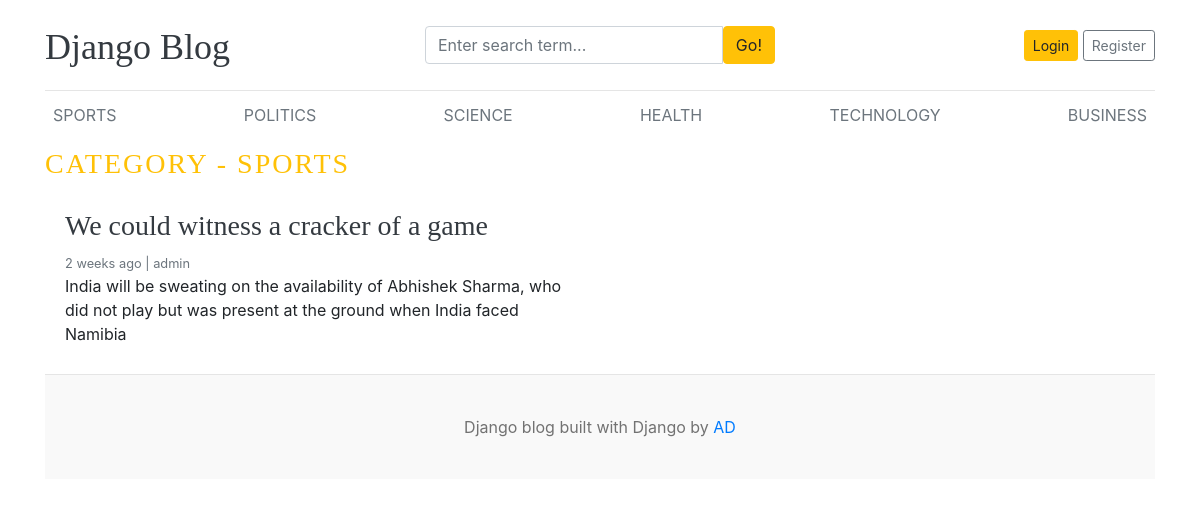
Page /category/1/ on the committed database.
### blogs/models.py (models this page shows, shortened)
class Category(models.Model):
    category_name=models.CharField(max_length=50,unique=True)
    created_at=models.DateTimeField(auto_now_add=True)
    updated_at=models.DateTimeField(auto_now=True)
    class Meta:
        verbose_name_plural='categories'
    def __str__(self):
        return self.category_name

class Blog(models.Model):
    title=models.CharField(max_length=100)
    slug=models.SlugField(max_length=150,unique=True,blank=True)
    category=models.ForeignKey(Category,on_delete=models.CASCADE)
    author=models.ForeignKey(User,on_delete=models.CASCADE)
    featured_image=models.ImageField(upload_to='uploads/%Y/%m/%d')
    short_description=models.TextField(max_length=500)
    blog_body=models.TextField(max_length=2000)
    status=models.CharField(max_length=20,choices=STATUS_CHOICES,default="Draft")
    is_featured=models.BooleanField(default=False)
    created_at=models.DateTimeField(auto_now_add=True)
    updated_at=models.DateTimeField(auto_now=True)

### blogs/views.py (the view)
# urls.py: path('<int:category_id>/',views.posts_by_category,name="posts_by_category")
def posts_by_category(request,category_id):
    posts=Blog.objects.filter(status='Published',category=category_id)
    category=get_object_or_404(Category,pk=category_id)
    context={
        'posts':posts,
        'category':category,
    }
    return render(request,'posts_by_category.html',context)

### blogs/context_processors.py (called while the page is built)
def get_categories(request):
    categories=Category.objects.all()
    return dict(categories=categories)

def get_social_links(request):
    social_links=SocialLink.objects.all()
    return dict(social_links=social_links)

### templates/posts_by_category.html
{% extends 'base.html' %}
  {% block content %}
  <h3 class =" text-uppercase text-warning" style="letter-spacing: 2px;">category - {{ category }}</h3>
  <div class="row mb-2">
    {% if posts %}
      {% for post in posts %}
    <div class="col-md-6">
      <div class="card border-0" >
        <div class="card-body">
          <h3><a href ="{% url 'blogs' post.slug %}" class="text-dark">{{post.title}}</a></h3>
          <small class="mb-1 text-muted">{{post.created_at | timesince}} ago | {{post.author}}</small>
          <p class="card-text">{{post.short_description | truncatewords:25 }}</p>
        </div>
      </div>
    </div>
    {% endfor %}
    {% else %}
    <p>No posts found</p>
    {% endif %}
  </div>
{% endblock %}

### templates/base.html (shortened to what this page needs)
{% load static %}
<!DOCTYPE html>
<html lang="en">
<head>
    <link href="https://getbootstrap.com/docs/4.0/dist/css/bootstrap.min.css" rel="stylesheet">
    <link href="{% static 'css/blog.css' %}" rel="stylesheet">
  </head>
<body>
    <div class="container">
      <header class="blog-header py-3">
        <div class="row flex-nowrap justify-content-between align-items-center">
          <div class="col-4 pt-1">
            <a class="blog-header-logo text-dark" href="/">Django Blog</a>
          </div>
          <div class="col-4 ">
          <form action="{% url 'search' %}" method="GET" >
            <div class="input-group">
                        <input class="form-control" type="text" name="keyword" value="{{ keyword }}" placeholder="Enter search term..." aria-label="Enter search term..." aria-describedby="button-search" />
                        <button type="submit" class="btn btn-warning" id="button-search" type="button">Go!</button>
                    </div>
          </form>
          </div>
          <div class="col-4 d-flex justify-content-end align-items-center">
            {% if not user.is_authenticated  %}
            <a class="btn btn-sm btn-warning" href="{% url 'login' %}">Login</a> &nbsp;
            <a class="btn btn-sm btn-outline-secondary" href="{% url 'register' %}">Register</a>
            {% else %}
            <span><a href='{% url 'dashboard' %}'>Dashboard</a></span>
            &emsp;
            <span><a href="{% url 'logout' %}">Logout</a></span>
            {% endif %}
          </div>
        </div>
      </header>
      <div class="nav-scroller py-1 mb-2">
        <nav class="nav d-flex justify-content-between">
          {% for cat in categories %}
          <a class="p-2 text-muted" href="{% url 'posts_by_category' cat.id %}">{{cat.category_name}}</a>
          {% endfor %}
        </nav>
      </div>
{% block content %}
{% endblock %}
 <footer class="blog-footer">
  <p>Django blog built with Django by <a href="#">AD</a></p>
</footer>
</body>
</html>

### blog/static/css/blog.css (style rules this page uses)
.blog-header { border-bottom: 1px solid #e5e5e5; }
.blog-header-logo { font-family: "Playfair Display", Georgia, "Times New Roman", serif; font-size: 2.25rem; }
h1, h2, h3, h4, h5, h6 { font-family: "Playfair Display", Georgia, "Times New Roman", serif; }
.blog-footer { padding: 2.5rem 0; color: #727272; text-align: center; background-color: #f9f9f9; border-top: .05rem solid #e5e5e5; }
.blog-footer p:last-child { margin-bottom: 0; }

### rows in the picture
Category: category_name "SPORTS"
Category: category_name "POLITICS"
Category: category_name "SCIENCE"
Category: category_name "HEALTH"
Category: category_name "TECHNOLOGY"
Category: category_name "BUSINESS"
Blog: title "We could witness a cracker of a game", created_at "2 weeks", author "admin", short_description "India will be sweating on the availability of Abhishek Sharma, who did not play but was present at the ground when India faced Namibia"
